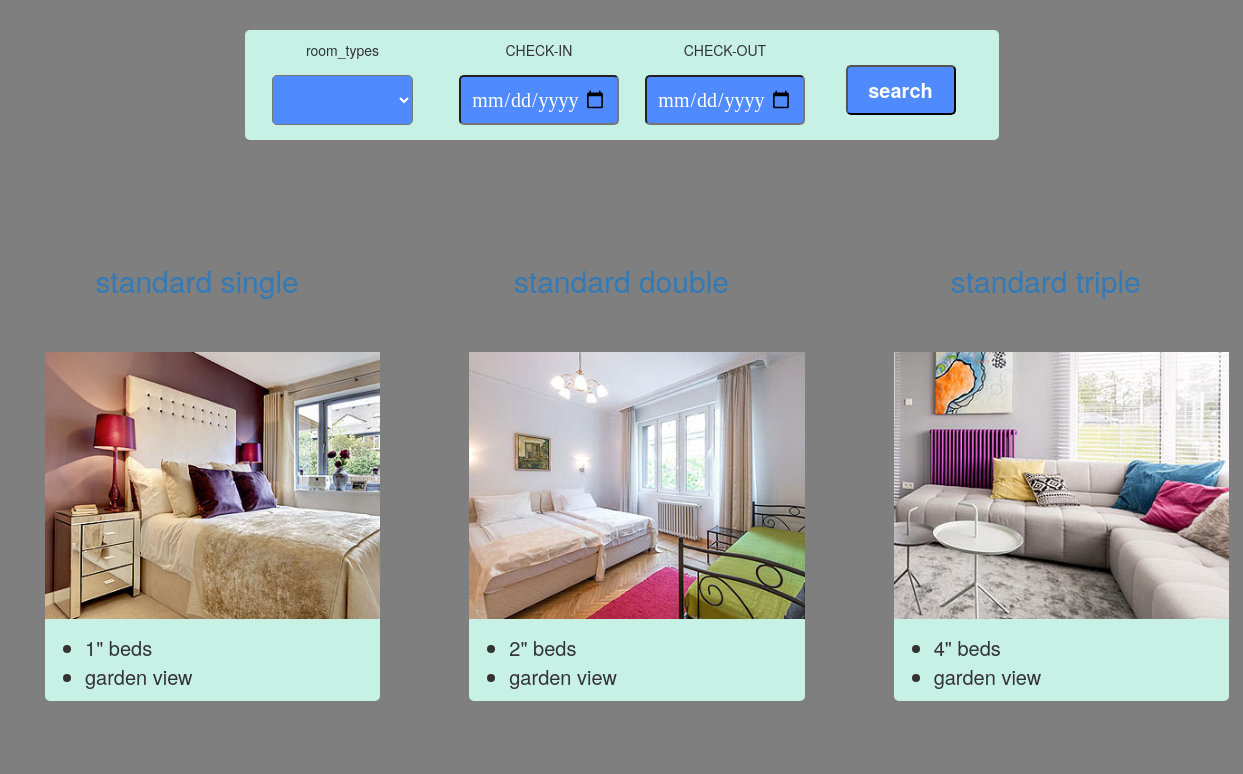
The page /booking/ on the database its author committed.
### ownerAdmin/models.py (models this page shows, shortened)
class Room(models.Model):
    occupation_adult = models.CharField(max_length=2)
    occupation_children = models.CharField(max_length=2)
    room_type = models.CharField(max_length=15)
    room_view = models.CharField(max_length=10)
    room_size = models.CharField(max_length=2)
    room_date_booked = models.ManyToManyField(Date, blank=True)
    room_beds = models.IntegerField(blank=True, null=True)
    room_image = models.ImageField(blank=True, null=True, upload_to="roomImages", default='roomImages/room3.jpg')
    room_number = models.CharField(max_length=20)
    room_features_price = models.IntegerField(blank=True, null=True)

### booking/views.py (the view)
# urls.py: path('', views.book, name='book'),
def book(request):
    room_types = []
    rooms = Room.objects.all()
    for room in rooms:
        global found
        found = False
        if len(room_types) == 0:
            room_types.append(room)
        else:
            for room_type in room_types:
                if room.room_type == room_type.room_type:
                    found = True
                    break
            if not found:
                room_types.append(room)
    room_type_filter = room_types
    return render(request, 'booking.html',{'rooms': room_types,'room_type_filter':room_type_filter})

### booking/templates/Booking.html (shortened to what this page needs)
<!DOCTYPE html>
<html>
<head>
    {% load staticfiles %}
	 <link rel="stylesheet" type="text/css" href="{% static 'bootstrap.css' %}">
   	<link rel="stylesheet" type="text/css" href="{% static 'Atef.css' %}">
    <link rel="stylesheet" href="https://cdnjs.cloudflare.com/ajax/libs/font-awesome/4.7.0/css/font-awesome.min.css">
</head>
<body>
	<div class="searchbar" >
		<form id="searchform" action="{% url 'search' %}" method="get" accept-charset="utf-8" >
			<div class="container-fluid">
			<div class="row">
				<div class="col-lg-3 col-md-6 col-xs-12 ">
				<div class="block1">
                    <p>room_types</p>
			         <select name="room_types">
            <option>{{ default }}</option>
            {% for room in rooms %}
                <option>{{ room.room_type }}</option>
            {% endfor %}
             </select>
				</div>
				</div>
				<div class="col-lg-3 col-md-6 col-xs-12 ">
					<div class="block1">
						<p>CHECK-IN</p>
					    <input type="date" name="checkin">
					</div>
				</div>
				<div class="col-lg-3 col-md-6 col-xs-12 ">
					<div class="block1">
						<p>CHECK-OUT</p>
					    <input type="date" name="checkout">
					</div>
				</div>
				<div class="col-lg-3 col-md-6 col-xs-12 ">
					<input type="submit" name="submit" value="search"><br>
				</div>
			</div>
			</div>
 	</form>
</div>
<div class="page">
			<div class="row">
                {% for room in room_type_filter %}
            <div class="col-lg-4 col-md-6 col-xs-12 ">
                	<h2><a href="form?room={{room.room_type}}">{{room.room_type}} </a></h2>
					<div class="page1" >
						<a href="form?room={{room.room_type}}"><img src="{{room.room_image.url}}"></a>
						<ul>
							<li>{{room.room_beds}}" beds </li>
							<li>{{room.room_view}} view</li>
						</ul>
					</div>
				</div>
                  {% endfor %}
</div>
</div>
</body>
</html>

### booking/static/Atef.css (style rules this page uses)
* { box-sizing: inherit; box-sizing: border-box; margin: 0 auto; padding: 0 auto; }
body { background-image: url( https://spain-private-tours.com/wp-content/uploads/2017/09/image_20170730_174153_753.jpg ); background-color: #F5F5F5; background-repeat: no-repeat; background-size: cover; background-color:rgba(0, 0, 0, 0.5); }
.searchbar { display: block; text-align: center; }
form { display: inline-block; margin:30px 70px; background-color: #C8F1E5; text-align: center; border-radius: 5px; padding: 5px; }
.block1 { display: inline-block; text-align: center; border-radius: 15px; }
input[type=submit] { border-radius:5px; background-color:#4f8aff; width: 110px; height: 50px; text-align: center; color: white; font-weight: bold; font-size: +20px; margin-top: 30px; }
select { width:90%; height: 50px; padding:5px; margin-bottom:10px; font-family:Cursive; border-radius:5px; background-color:#4f8aff; color:white; font-size:20px; }
input[type=date] { width:90%; height: 50px; padding:5px; margin-bottom:10px; font-family:Cursive; border-radius:5px; background-color: #4f8aff; color:white; font-size:20px; padding: 10px; padding: 0px 10px; }
p { padding:5px; }
.page { display: block; text-align: center; margin-top: 70px; }
.page1 { display: inline-block; margin:45px; background-color: #C8F1E5; border-radius: 5px; width: 85%; }
ul { margin-top: 15px; text-align: left; font-size: +20px; }
img { width: 100%; overflow: hidden; }
h2 { color: #fff7ff; }

### rows shown on the page
Room: room_type "standard single", room_image (picture), room_beds "1", room_view "garden"
Room: room_type "standard double", room_image (picture), room_beds "2", room_view "garden"
Room: room_type "standard triple", room_image (picture), room_beds "4", room_view "garden"
